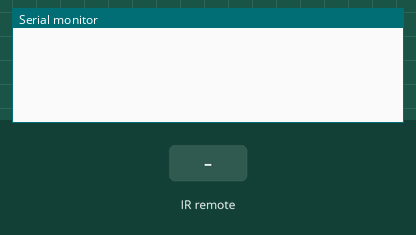
Recording of a sketch running on a simulated Arduino Uno, built with avr-gcc and run on an emulated ATmega328P. Parts: the last lines printed to the serial monitor. The test bench sets the inputs (shaded band).

Above: at 1.2 s.
1.3 s: infrared code 0xA15 received
At 2.2 s:
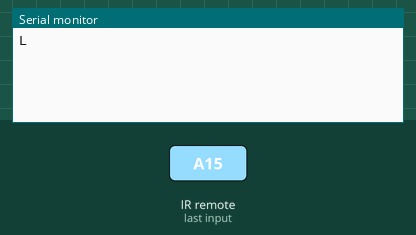
2.8 s: infrared code 0xA16 received
At 3.4 s:
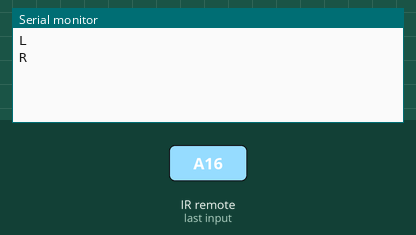

Measured:
- after the input at 1.3 s, the serial monitor: prints a new line at once (image 1)
- after the input at 2.8 s, the serial monitor: prints a new line at once (image 2)

The sketch:

ir_02_HYUNDAY_remote.ino
```cpp
// (licence header left out)
#include <IRremote.h>

int RECV_PIN = 11;

IRrecv irrecv(RECV_PIN);

decode_results results;

void setup()
{
  Serial.begin(9600);
  irrecv.enableIRIn(); // Start the receiver
}

void loop() {
  if (irrecv.decode(&results)) {
    if (results.value == 2581 || results.value == 533) {
      Serial.println("L");
    }
    if (results.value == 2582 || results.value == 534) {
      Serial.println("R");
    }
    irrecv.resume(); // Receive the next value
  }
}
```
